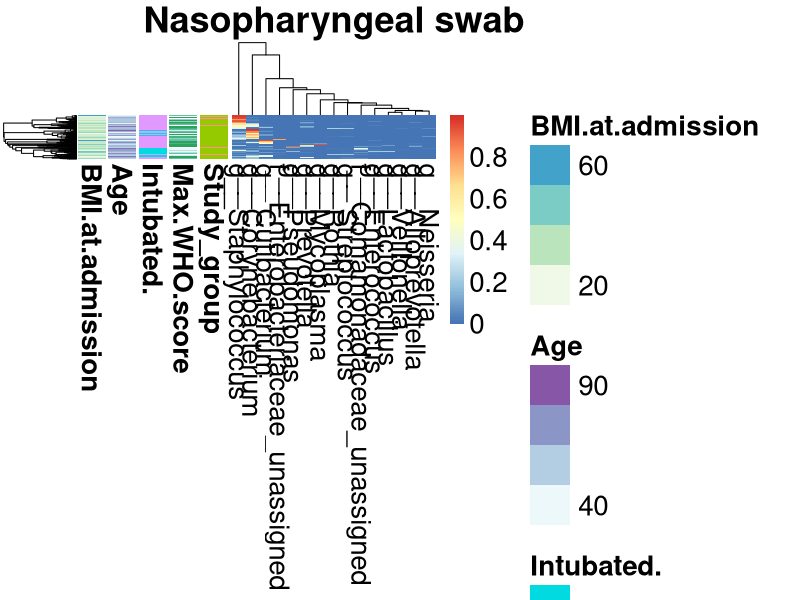
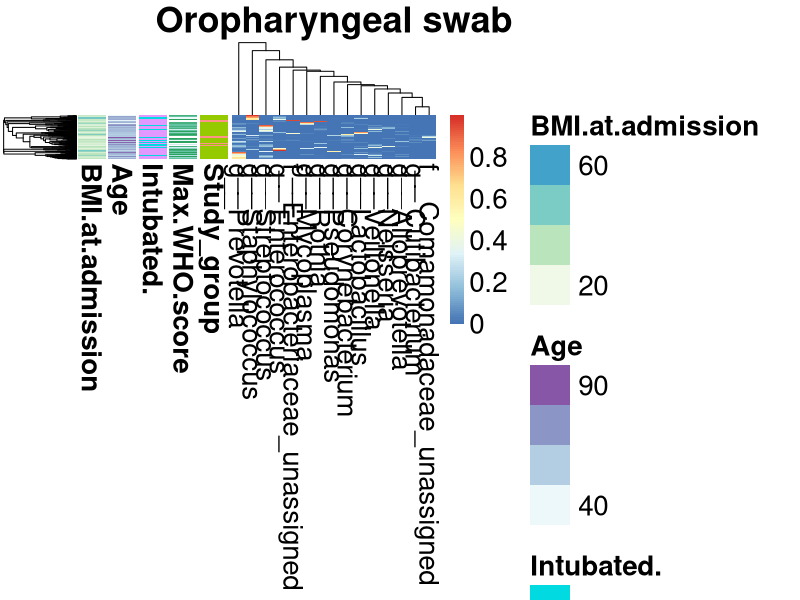
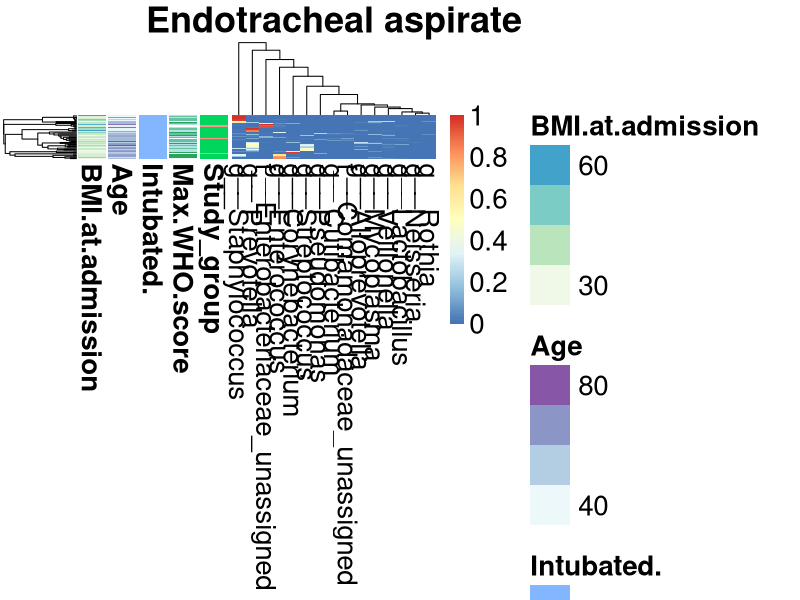
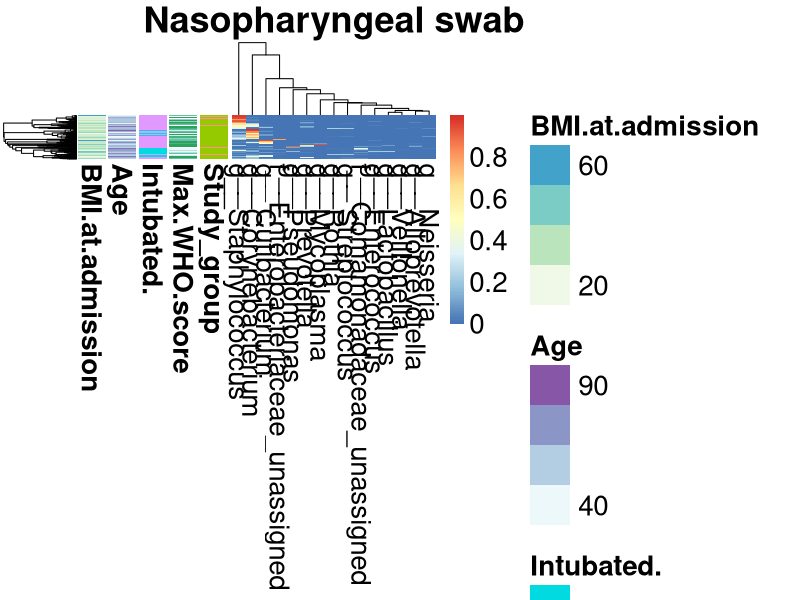
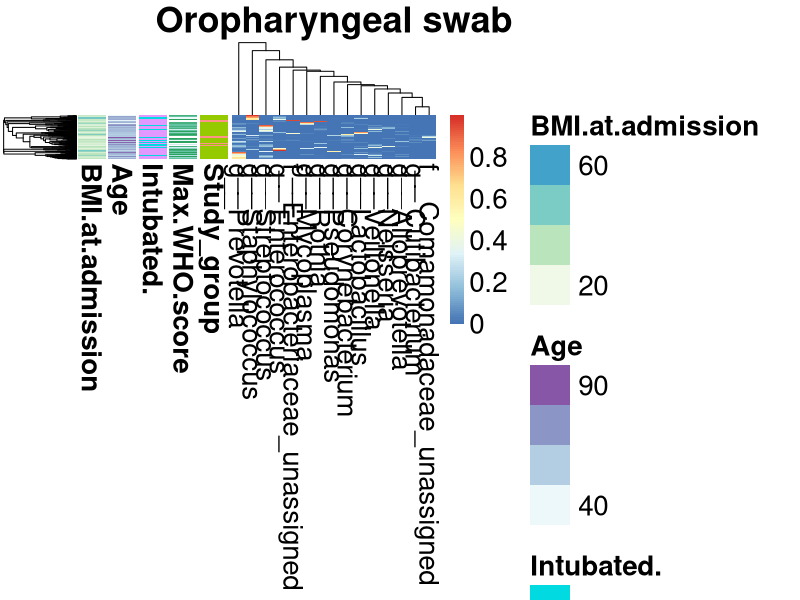
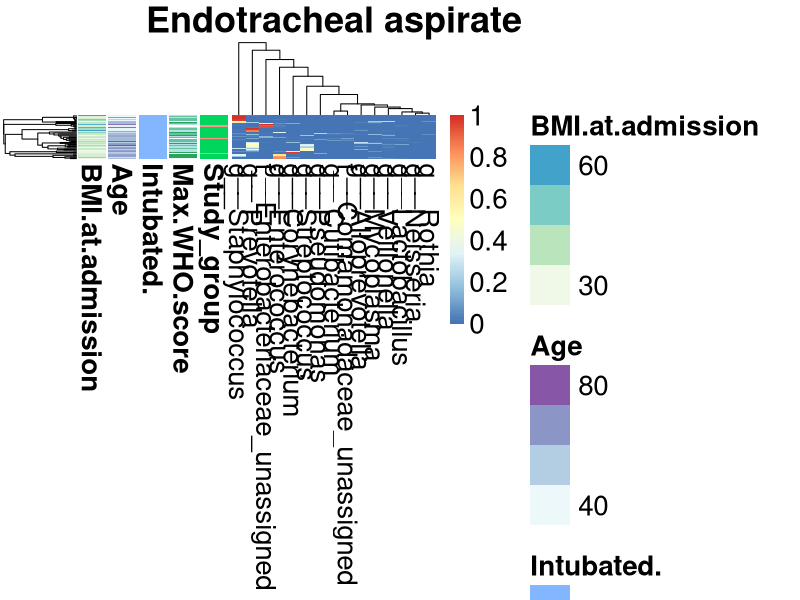
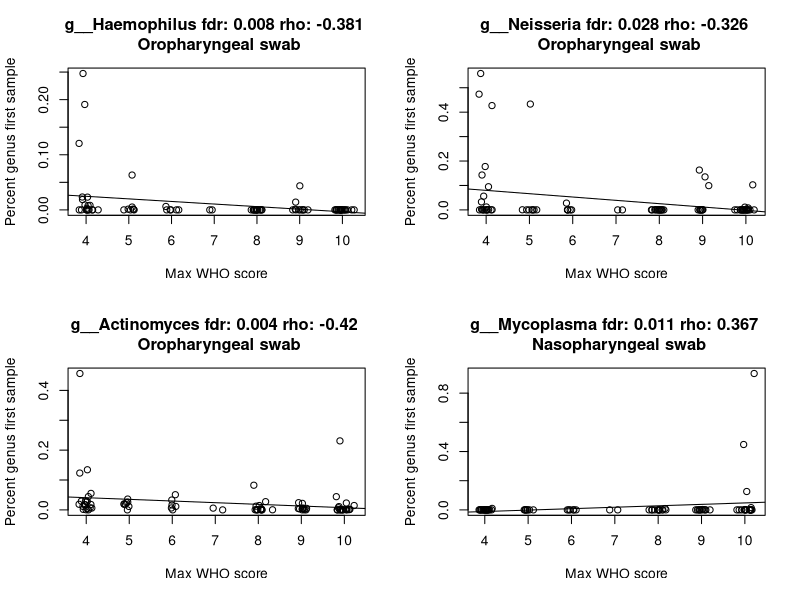

Write R code to recreate these figures, in order.
library(ggplot2)
library(dplyr)
library(tidyr)
library(ggsignif)
library(stringr)
library(pheatmap)

setwd("../")

## get metadata
clinical = read.csv("data/from_scripts/merged_clinical.csv", row.names = 1)

## get counts at the GENUS level
counts = read.csv("data/raw/counts_taxa_level_5.csv", row.names = 1, stringsAsFactors = F)

# order counts the same as metadata
counts = counts[rownames(clinical),]

## FILTER TO > 1000 READS
counts = counts[rowSums(counts) > 1000,]
clinical = clinical[rownames(counts),]

## ------------- HEATMAP -----------------------------
percent = t(apply(counts, 1, function(r){ return(r / sum(r)) }))

## as .png 
for (sample_type in unique(clinical$SampleType)){
    
    ## filter to sample type, also to mean of > 0.01
    percent_filtered = percent[clinical$SampleType == sample_type, 
                                    colMeans(percent) >= 0.01]
 
    ## annotate heatmap by covid status
    covid = clinical[rownames(percent_filtered), c("Study_group", "Max.WHO.score", "Intubated.", 
                                                    "Age", "BMI.at.admission")]
    covid = as.data.frame(covid)
    rownames(covid) = rownames(percent_filtered)
    
    ## scale = "none" means color correponds to percent
    plot <- pheatmap(mat = percent_filtered, scale = "none",
                    annotation_row = covid, main = sample_type, fontsize = 20, 
                    labels_row = character(nrow(percent_filtered)))
    ## save plot
    sample_type = gsub(" ", "_", sample_type)
    pdf(paste( "figures/heatmaps/", sample_type, "_genus_heatmaps.pdf", sep = ""),
        height = 10, width = 10)
    print(plot)
    dev.off()
}

## Look at most common taxa to see which ones might be associated with severity
## Only look at the first sample from each patient for starters

spearman_correlation_list = list()
for (sample_type in c("Oropharyngeal swab", "Nasopharyngeal swab")){

    ## get first sample of this sample type COVID ONLY
    clinical_filtered = clinical[clinical$SampleType == sample_type & !(is.na(clinical$Max.WHO.score)),]
    clinical_filtered$first_visit = ave(clinical_filtered$visit_int, clinical_filtered$SubjectID, FUN = min)
    first_visit = clinical_filtered[clinical_filtered$visit_int == clinical_filtered$first_visit,]

    ## filter to sample type, remove "Unassigned"
    percent_filtered = percent[rownames(first_visit), colnames(percent) != "Unassigned"]
    ## filter by > 0.5% mean
    percent_filtered = percent_filtered[,colMeans(percent_filtered) >= 0.005] 
 
    who_score = clinical[rownames(percent_filtered), "Max.WHO.score"]
    for (genus in colnames(percent_filtered)){
        spearman = cor.test(y = percent_filtered[,genus], x = who_score, method = "spearman")
        df = data.frame(p = spearman$p.value, rho = spearman$estimate, sample_type, genus)
        spearman_correlation_list[[paste(genus, sample_type, sep = "_")]] <- df
    }
}
spearman_correlations = do.call("rbind", spearman_correlation_list)
spearman_correlations$fdr = p.adjust(spearman_correlations$p, "BH")

sig_cor = spearman_correlations[spearman_correlations$fdr < 0.05,]
saveRDS(sig_cor, "data/from_scripts/sig_genera_correlations_first_sample.rds")

## plot who score and significant correlations
pdf("figures/genus/significant_genera_first_sample.pdf", height = 6, width = 6)

par(mfrow = c(2, 2))

for (sig in rownames(sig_cor)){
    sample_type = sig_cor[sig, "sample_type"]
    genus = sig_cor[sig, "genus"]
    
    ## get first sample of this sample type
    clinical_filtered = clinical[clinical$SampleType == sample_type & !(is.na(clinical$Max.WHO.score)),]
    clinical_filtered$first_visit = ave(clinical_filtered$visit_int, clinical_filtered$SubjectID, FUN = min)
    first_visit = clinical_filtered[clinical_filtered$visit_int == clinical_filtered$first_visit,]
   
    ## get genus counts and who scores 
    genus_percent = percent[rownames(first_visit), genus]
    who_score = first_visit$Max.WHO.score
    fdr = as.character(round(sig_cor[sig, "fdr"], digits = 3))
    rho = as.character(round(sig_cor[sig, "rho"], digits = 3))
    
    ## plot with some x jitter
    plot(x = who_score + rnorm(length(who_score), 0, 0.1), y = genus_percent, ylab = "Percent genus first sample",
         xlab = "Max WHO score", main = paste(genus, "fdr:", fdr, "rho:", rho, "\n", sample_type))
    abline(lm(genus_percent ~ who_score))
    
}
dev.off()


